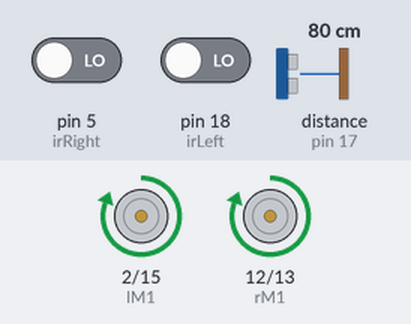
Recording of a sketch running on a simulated Arduino Uno, built with avr-gcc and run on an emulated ATmega328P. Shown: motor-driver pin pairs drawn as motors (green arrow = first pin HIGH = forward, orange = second pin HIGH = backward, longer = more drive). Wiring (inferred from the names in the program): ultrasonic range finder: trigger pin 16; echo pin 17. Inputs (shaded band) come from the test bench; at power-on: distance to the obstacle (sensor on pin 17) 80 cm, pin 5 (irRight) LOW, pin 18 (irLeft) LOW. The echo pulse lasts 58.3 µs per cm.

Above: at 1.2 s.
1.3 s: distance to the obstacle (sensor on pin 17) set to 19 cm
2.8 s: distance to the obstacle (sensor on pin 17) set to 15 cm
At 3.6 s:
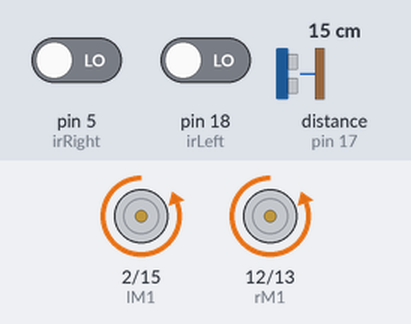
5.8 s: pin 5 (irRight) driven HIGH
At 8.17 s:
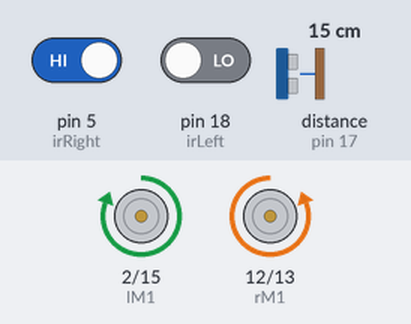
8.8 s: pin 5 (irRight) driven LOW
At 10.6 s:
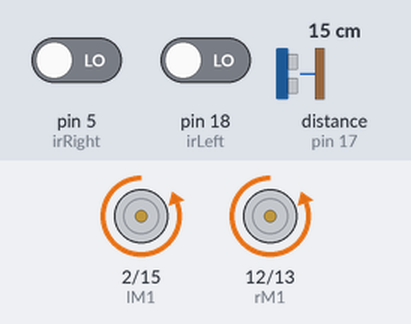
11.8 s: pin 18 (irLeft) driven HIGH
At 14.17 s:
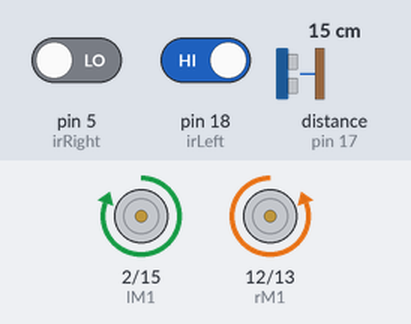
Timing chart, 0 to 15.8 s (numbered marks = the images above; inputs shaded):
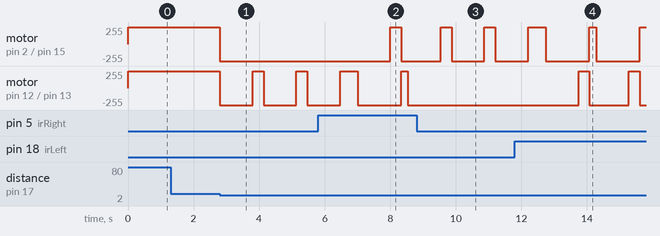

The sketch:

Obstakel_detecteren.ino
```cpp
// Left Motor connections
#define lM1 2
#define lM2 15
// Right Motor connections
#define rM1 12
#define rM2 13
//Ir sensors
#define irLeft 18
#define irRight 5
//Ultrasonic Sensor
#define echoPin 17
#define trigPin 16
//Variable to see which IR last scanned the line
boolean acmIsLeft = false;
boolean acmIsRight = false;
//States of IR sensor
int irLeftState;
int irRightState;


int distance;     // variable for the distance measurement
long duration;    // variable for the traveltime of sound waves

void setup() {
  //Set all the motor control pins to outputs
  pinMode(lM1, OUTPUT);
  pinMode(lM2, OUTPUT);
  pinMode(rM1, OUTPUT);
  pinMode(rM2, OUTPUT);
  //Set the IR sensors to an input
  pinMode(irLeft, INPUT);
  pinMode(irRight, INPUT);
  //Set the Ultrasonic Sensor pins as output or input
  pinMode(trigPin, OUTPUT);
  pinMode(echoPin, INPUT);
}

void loop() {
  drive('f');
  checkIRs();
  checkSensor();
}

//Function to drive the motors to given direction
void drive(char mode){
  switch (mode){
    case 'f':
      digitalWrite(lM1, HIGH);
      digitalWrite(lM2, LOW);
      digitalWrite(rM1, HIGH);
      digitalWrite(rM2, LOW);
      break;
    case 'b':
      digitalWrite(lM1, LOW);
      digitalWrite(lM2, HIGH);
      digitalWrite(rM1, LOW);
      digitalWrite(rM2, HIGH);
      break;
    case 'l':
      digitalWrite(lM1, LOW);
      digitalWrite(lM2, HIGH);
      digitalWrite(rM1, HIGH);
      digitalWrite(rM2, LOW);
      break;
    case 'r':
      digitalWrite(lM1, HIGH);
      digitalWrite(lM2, LOW);
      digitalWrite(rM1, LOW);
      digitalWrite(rM2, HIGH);
      break;
    case 'p':
      digitalWrite(lM1, LOW);
      digitalWrite(lM2, LOW);
      digitalWrite(rM1, LOW);
      digitalWrite(rM2, LOW);
      break;
  }
}

int frontUltrasone(){
  // Clears the trigPin condition
  digitalWrite(trigPin, LOW);
  delayMicroseconds(2);
  // Sets the trigPin HIGH (ACTIVE) for 10 microseconds
  digitalWrite(trigPin, HIGH);
  delayMicroseconds(10);
  digitalWrite(trigPin, LOW);
  // Reads the echoPin, returns the sound wave travel time in microseconds
  duration = pulseIn(echoPin, HIGH);
  // Calculating the distance
  distance = duration * 0.034 / 2; // Speed of sound wave divided by 2 (go and back)

  return distance;
}

void checkSensor(){
  if(frontUltrasone() <= 15){
    if(acmIsRight){
      drive('b');
      delay(1000);
      drive('r');
      delay(333);
    }
    else{
      drive('b');
      delay(1000);
      drive('l');
      delay(333);
    }
  }
}
void checkIRs(){

  //Putting the value what IR sensor gives into the state variable of the ir sensors
  irLeftState = digitalRead(irLeft);
  irRightState = digitalRead(irRight);
  if(irLeftState == 1){
    drive('r');
    delay(200);
    acmIsRight = false;
    acmIsLeft = true;
  }
  if(irRightState == 1){
    drive('l');
    delay(200);
    acmIsRight = true;
    acmIsLeft = false;
  }


}
```

Measured:
- the behaviour switches between 17 and 16 cm on distance to the obstacle (sensor on pin 17) (found by bisection; images 0 and 1)
- after the input at 1.3 s, every drawn part: stays the same
- after the input at 2.8 s, motor on pin 2 (lM1) / pin 15 (lM2): forward 255/255 → backward 255/255 at once; motor on pin 12 (rM1) / pin 13 (rM2): alternates forward 255/255 for 0.33 s and backward 255/255 for 1.0 s, starting at once
- after the input at 5.8 s, motor on pin 2 (lM1) / pin 15 (lM2): backward 255/255 → forward 255/255 after 2.2 s, → backward 255/255 0.33 s later
- after the input at 8.8 s, motor on pin 12 (rM1) / pin 13 (rM2): stops changing and stays backward 255/255
- after the input at 11.8 s, motor on pin 12 (rM1) / pin 13 (rM2): alternates forward 255/255 for 0.33 s and backward 255/255 for 1.2 s, starting after 1.9 s
